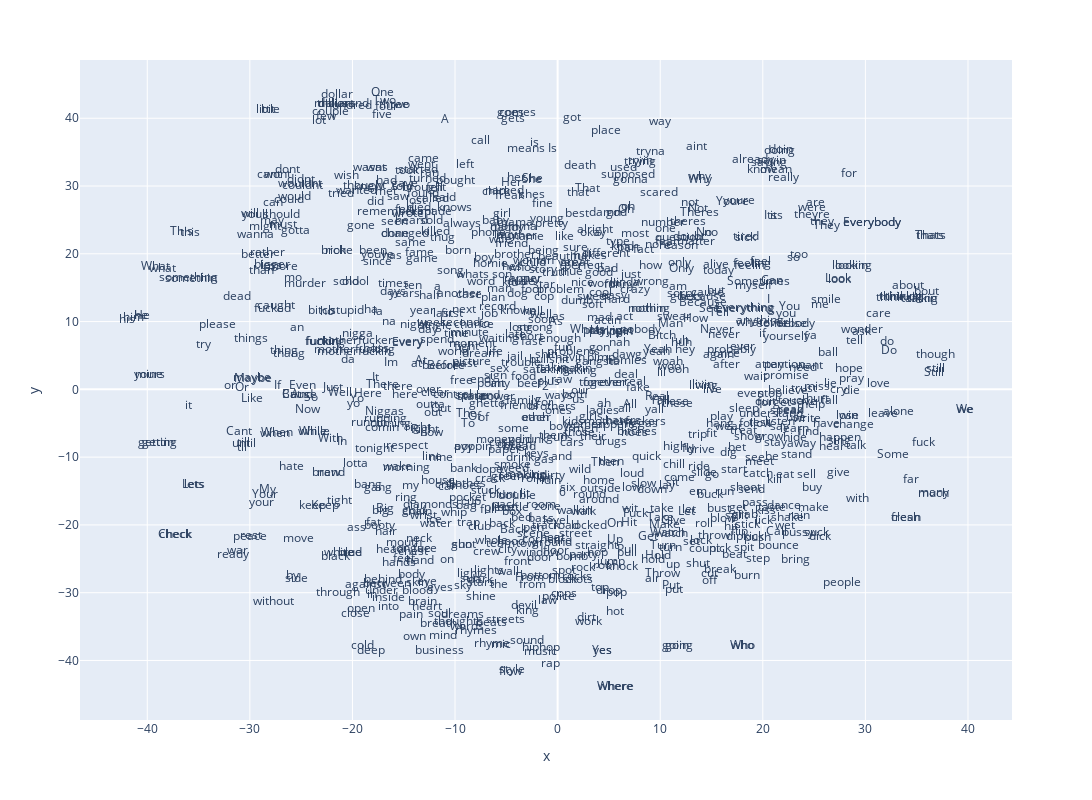

Write notebook code for a chart like this one.
### Code cell
window = 5

corpus = TOKEN.loc[~TOKEN.pos.str.match('NNPS?')].groupby(OHCO[:3]).token.apply(lambda  x:  x.tolist()).reset_index()['token'].tolist()
model = word2vec.Word2Vec(corpus, vector_size=246, window=window, min_count=250, workers=4)

coords = pd.DataFrame(index=range(len(model.wv.key_to_index)))
coords['label'] = [w for w in model.wv.key_to_index]
coords['vector'] = coords['label'].apply(lambda x: model.wv.get_vector(x))

tsne_model = TSNE(perplexity=20, n_components=2, init='pca', n_iter=1500, random_state=23)
tsne_values = tsne_model.fit_transform(coords['vector'].tolist())

coords['x'] = tsne_values[:,0]
coords['y'] = tsne_values[:,1]
display(coords.head())

#coords.to_csv('data/tables/wordEmbeddings.csv')

px.scatter(coords, 'x', 'y', text='label', height=800, width=1500).update_traces(mode='text')

### Figure 1 — Plotly figure (JSON) as saved in the notebook; plotly's stock layout.template omitted (floating-point values rounded to 4 significant figures; data arrays with more than 128 entries replaced by an {"elided": "..."} marker saying what was removed)
{"data": [{"hovertemplate": "x=%{x}<br>y=%{y}<br>label=%{text}<extra></extra>", "legendgroup": "", "marker": {"color": "#636efa", "symbol": "circle"}, "mode": "text", "name": "", "orientation": "v", "showlegend": false, "text": {"elided": "937 str values"}, "type": "scatter", "x": {"elided": "937 float values"}, "xaxis": "x", "y": {"elided": "937 float values"}, "yaxis": "y"}], "layout": {"height": 800, "legend": {"tracegroupgap": 0}, "margin": {"t": 60}, "width": 1500, "xaxis": {"anchor": "y", "autorange": true, "domain": [0, 1], "range": [-46.56, 44.29], "title": {"text": "x"}, "type": "linear"}, "yaxis": {"anchor": "x", "autorange": true, "domain": [0, 1], "range": [-48.78, 48.59], "title": {"text": "y"}, "type": "linear"}}}
